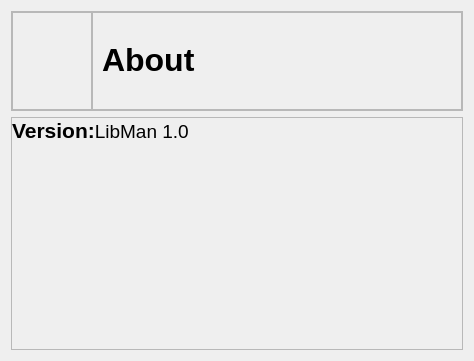
<?xml version="1.0" encoding="UTF-8"?>
<ui version="4.0">
 <class>about</class>
 <widget class="QDialog" name="about">
  <property name="geometry">
   <rect>
    <x>0</x>
    <y>0</y>
    <width>474</width>
    <height>361</height>
   </rect>
  </property>
  <property name="windowTitle">
   <string>Dialog</string>
  </property>
  <layout class="QVBoxLayout" name="verticalLayout">
   <item>
    <widget class="QFrame" name="frame_title">
     <property name="maximumSize">
      <size>
       <width>16777215</width>
       <height>100</height>
      </size>
     </property>
     <property name="frameShape">
      <enum>QFrame::StyledPanel</enum>
     </property>
     <property name="frameShadow">
      <enum>QFrame::Raised</enum>
     </property>
     <layout class="QHBoxLayout" name="horizontalLayout">
      <property name="spacing">
       <number>0</number>
      </property>
      <property name="leftMargin">
       <number>0</number>
      </property>
      <property name="topMargin">
       <number>0</number>
      </property>
      <property name="rightMargin">
       <number>0</number>
      </property>
      <property name="bottomMargin">
       <number>0</number>
      </property>
      <item>
       <widget class="QFrame" name="frame_home">
        <property name="maximumSize">
         <size>
          <width>80</width>
          <height>16777215</height>
         </size>
        </property>
        <property name="frameShape">
         <enum>QFrame::StyledPanel</enum>
        </property>
        <property name="frameShadow">
         <enum>QFrame::Raised</enum>
        </property>
        <layout class="QHBoxLayout" name="horizontalLayout_3">
         <item>
          <widget class="QLabel" name="label_2">
           <property name="maximumSize">
            <size>
             <width>16777215</width>
             <height>74</height>
            </size>
           </property>
           <property name="text">
            <string/>
           </property>
           <property name="pixmap">
            <pixmap resource="Resource.qrc">:/rec/drive-download-20221026T014232Z-001/about.png</pixmap>
           </property>
           <property name="scaledContents">
            <bool>true</bool>
           </property>
          </widget>
         </item>
        </layout>
       </widget>
      </item>
      <item>
       <widget class="QFrame" name="frame_name">
        <property name="frameShape">
         <enum>QFrame::StyledPanel</enum>
        </property>
        <property name="frameShadow">
         <enum>QFrame::Raised</enum>
        </property>
        <layout class="QHBoxLayout" name="horizontalLayout_2">
         <item>
          <widget class="QLabel" name="label_name">
           <property name="text">
            <string>&lt;html&gt;&lt;head/&gt;&lt;body&gt;&lt;p&gt;&lt;span style=&quot; font-size:24pt; font-weight:700;&quot;&gt;About&lt;/span&gt;&lt;/p&gt;&lt;/body&gt;&lt;/html&gt;</string>
           </property>
          </widget>
         </item>
        </layout>
       </widget>
      </item>
     </layout>
    </widget>
   </item>
   <item>
    <widget class="QFrame" name="frame_body">
     <property name="frameShape">
      <enum>QFrame::StyledPanel</enum>
     </property>
     <property name="frameShadow">
      <enum>QFrame::Raised</enum>
     </property>
     <layout class="QVBoxLayout" name="verticalLayout_2">
      <property name="spacing">
       <number>0</number>
      </property>
      <property name="leftMargin">
       <number>0</number>
      </property>
      <property name="topMargin">
       <number>0</number>
      </property>
      <property name="rightMargin">
       <number>0</number>
      </property>
      <property name="bottomMargin">
       <number>0</number>
      </property>
      <item alignment="Qt::AlignTop">
       <widget class="QLabel" name="label">
        <property name="text">
         <string>&lt;html&gt;&lt;head/&gt;&lt;body&gt;&lt;p&gt;&lt;span style=&quot; font-size:16pt; font-weight:700;&quot;&gt;Version:&lt;/span&gt;&lt;span style=&quot; font-size:20pt;&quot;/&gt;&lt;span style=&quot; font-size:14pt;&quot;&gt;LibMan 1.0&lt;/span&gt;&lt;/p&gt;&lt;/body&gt;&lt;/html&gt;</string>
        </property>
       </widget>
      </item>
     </layout>
    </widget>
   </item>
  </layout>
 </widget>
 <resources>
  <include location="Resource.qrc"/>
 </resources>
 <connections/>
</ui>
